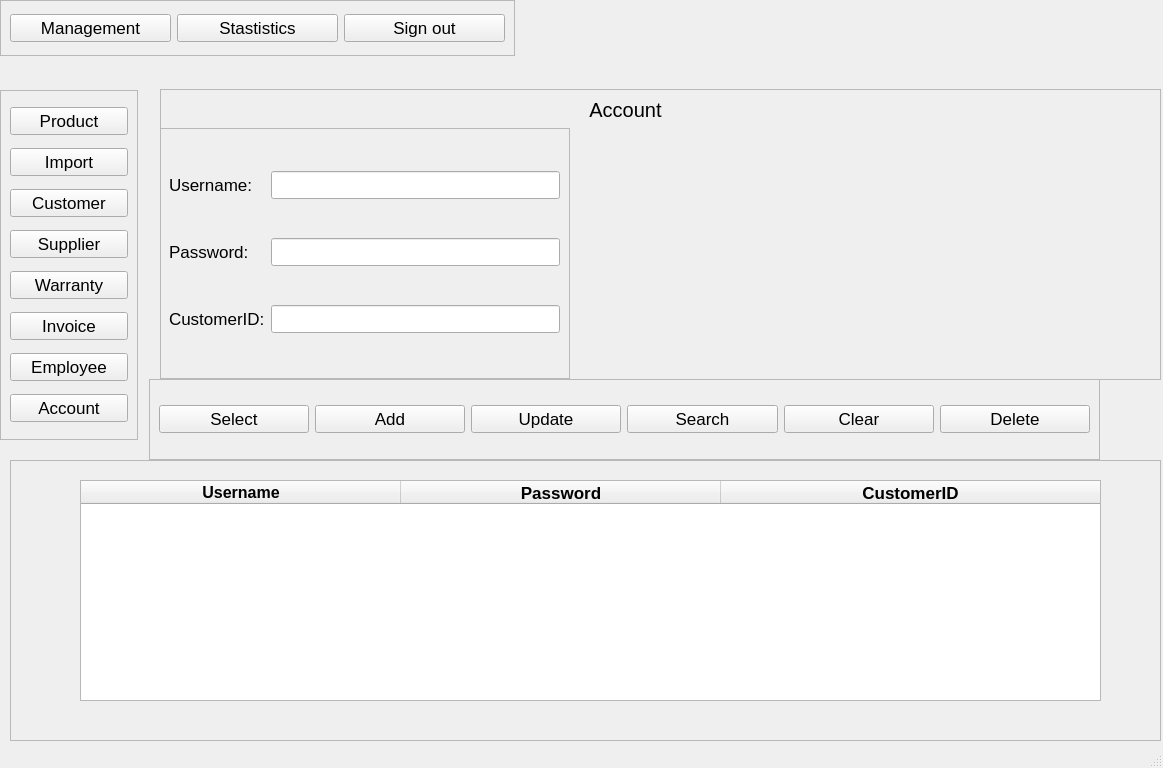
<?xml version="1.0" encoding="UTF-8"?>
<ui version="4.0">
 <class>AccountAdmin</class>
 <widget class="QMainWindow" name="AccountAdmin">
  <property name="geometry">
   <rect>
    <x>0</x>
    <y>0</y>
    <width>1163</width>
    <height>768</height>
   </rect>
  </property>
  <property name="font">
   <font>
    <pointsize>13</pointsize>
   </font>
  </property>
  <property name="windowTitle">
   <string>MainWindow</string>
  </property>
  <widget class="QWidget" name="centralwidget">
   <widget class="QFrame" name="frame">
    <property name="geometry">
     <rect>
      <x>10</x>
      <y>460</y>
      <width>1151</width>
      <height>281</height>
     </rect>
    </property>
    <property name="frameShape">
     <enum>QFrame::StyledPanel</enum>
    </property>
    <property name="frameShadow">
     <enum>QFrame::Raised</enum>
    </property>
    <widget class="QTableWidget" name="table">
     <property name="geometry">
      <rect>
       <x>70</x>
       <y>20</y>
       <width>1021</width>
       <height>221</height>
      </rect>
     </property>
     <property name="focusPolicy">
      <enum>Qt::NoFocus</enum>
     </property>
     <property name="showGrid">
      <bool>false</bool>
     </property>
     <attribute name="horizontalHeaderMinimumSectionSize">
      <number>50</number>
     </attribute>
     <attribute name="horizontalHeaderDefaultSectionSize">
      <number>320</number>
     </attribute>
     <attribute name="horizontalHeaderStretchLastSection">
      <bool>true</bool>
     </attribute>
     <attribute name="verticalHeaderVisible">
      <bool>false</bool>
     </attribute>
     <attribute name="verticalHeaderDefaultSectionSize">
      <number>35</number>
     </attribute>
     <column>
      <property name="text">
       <string>Username</string>
      </property>
      <property name="font">
       <font>
        <pointsize>12</pointsize>
        <weight>75</weight>
        <bold>true</bold>
       </font>
      </property>
      <property name="textAlignment">
       <set>AlignCenter</set>
      </property>
     </column>
     <column>
      <property name="text">
       <string>Password</string>
      </property>
      <property name="font">
       <font>
        <weight>75</weight>
        <bold>true</bold>
       </font>
      </property>
      <property name="textAlignment">
       <set>AlignCenter</set>
      </property>
     </column>
     <column>
      <property name="text">
       <string>CustomerID</string>
      </property>
      <property name="font">
       <font>
        <weight>75</weight>
        <bold>true</bold>
       </font>
      </property>
      <property name="textAlignment">
       <set>AlignCenter</set>
      </property>
     </column>
    </widget>
   </widget>
   <widget class="QFrame" name="frame_2">
    <property name="geometry">
     <rect>
      <x>160</x>
      <y>89</y>
      <width>1001</width>
      <height>291</height>
     </rect>
    </property>
    <property name="frameShape">
     <enum>QFrame::StyledPanel</enum>
    </property>
    <property name="frameShadow">
     <enum>QFrame::Raised</enum>
    </property>
    <widget class="QLabel" name="label">
     <property name="geometry">
      <rect>
       <x>0</x>
       <y>0</y>
       <width>931</width>
       <height>41</height>
      </rect>
     </property>
     <property name="font">
      <font>
       <pointsize>15</pointsize>
      </font>
     </property>
     <property name="text">
      <string>Account</string>
     </property>
     <property name="alignment">
      <set>Qt::AlignCenter</set>
     </property>
    </widget>
    <widget class="QFrame" name="frame_6">
     <property name="geometry">
      <rect>
       <x>-1</x>
       <y>39</y>
       <width>411</width>
       <height>251</height>
      </rect>
     </property>
     <property name="frameShape">
      <enum>QFrame::StyledPanel</enum>
     </property>
     <property name="frameShadow">
      <enum>QFrame::Raised</enum>
     </property>
     <layout class="QGridLayout" name="gridLayout">
      <item row="0" column="1">
       <widget class="QLineEdit" name="username"/>
      </item>
      <item row="1" column="0">
       <widget class="QLabel" name="label_3">
        <property name="text">
         <string>Password:</string>
        </property>
       </widget>
      </item>
      <item row="1" column="1">
       <widget class="QLineEdit" name="password"/>
      </item>
      <item row="0" column="0">
       <widget class="QLabel" name="label_2">
        <property name="text">
         <string>Username:</string>
        </property>
       </widget>
      </item>
      <item row="2" column="0">
       <widget class="QLabel" name="label_6">
        <property name="text">
         <string>CustomerID:</string>
        </property>
       </widget>
      </item>
      <item row="2" column="1">
       <widget class="QLineEdit" name="customerID"/>
      </item>
     </layout>
    </widget>
   </widget>
   <widget class="QFrame" name="frame_3">
    <property name="geometry">
     <rect>
      <x>0</x>
      <y>0</y>
      <width>515</width>
      <height>56</height>
     </rect>
    </property>
    <property name="layoutDirection">
     <enum>Qt::LeftToRight</enum>
    </property>
    <property name="frameShape">
     <enum>QFrame::StyledPanel</enum>
    </property>
    <property name="frameShadow">
     <enum>QFrame::Raised</enum>
    </property>
    <layout class="QHBoxLayout" name="horizontalLayout">
     <item>
      <widget class="QPushButton" name="management">
       <property name="text">
        <string>Management</string>
       </property>
      </widget>
     </item>
     <item>
      <widget class="QPushButton" name="statistic">
       <property name="text">
        <string>Stastistics</string>
       </property>
      </widget>
     </item>
     <item>
      <widget class="QPushButton" name="signOut">
       <property name="text">
        <string>Sign out</string>
       </property>
      </widget>
     </item>
    </layout>
   </widget>
   <widget class="QFrame" name="frame_4">
    <property name="geometry">
     <rect>
      <x>149</x>
      <y>379</y>
      <width>951</width>
      <height>81</height>
     </rect>
    </property>
    <property name="frameShape">
     <enum>QFrame::StyledPanel</enum>
    </property>
    <property name="frameShadow">
     <enum>QFrame::Raised</enum>
    </property>
    <layout class="QHBoxLayout" name="horizontalLayout_2">
     <item>
      <widget class="QPushButton" name="select">
       <property name="text">
        <string>Select</string>
       </property>
      </widget>
     </item>
     <item>
      <widget class="QPushButton" name="add">
       <property name="text">
        <string>Add</string>
       </property>
      </widget>
     </item>
     <item>
      <widget class="QPushButton" name="update">
       <property name="text">
        <string>Update</string>
       </property>
      </widget>
     </item>
     <item>
      <widget class="QPushButton" name="search">
       <property name="text">
        <string>Search</string>
       </property>
      </widget>
     </item>
     <item>
      <widget class="QPushButton" name="clear">
       <property name="text">
        <string>Clear</string>
       </property>
      </widget>
     </item>
     <item>
      <widget class="QPushButton" name="delete_2">
       <property name="text">
        <string>Delete</string>
       </property>
      </widget>
     </item>
    </layout>
   </widget>
   <widget class="QFrame" name="frame_5">
    <property name="geometry">
     <rect>
      <x>0</x>
      <y>90</y>
      <width>138</width>
      <height>350</height>
     </rect>
    </property>
    <property name="frameShape">
     <enum>QFrame::StyledPanel</enum>
    </property>
    <property name="frameShadow">
     <enum>QFrame::Raised</enum>
    </property>
    <layout class="QVBoxLayout" name="verticalLayout">
     <item>
      <widget class="QPushButton" name="product">
       <property name="text">
        <string>Product</string>
       </property>
      </widget>
     </item>
     <item>
      <widget class="QPushButton" name="import_2">
       <property name="text">
        <string>Import</string>
       </property>
      </widget>
     </item>
     <item>
      <widget class="QPushButton" name="customer">
       <property name="text">
        <string>Customer</string>
       </property>
      </widget>
     </item>
     <item>
      <widget class="QPushButton" name="supplier">
       <property name="text">
        <string>Supplier</string>
       </property>
      </widget>
     </item>
     <item>
      <widget class="QPushButton" name="warranty">
       <property name="text">
        <string>Warranty</string>
       </property>
      </widget>
     </item>
     <item>
      <widget class="QPushButton" name="invoice">
       <property name="text">
        <string>Invoice</string>
       </property>
      </widget>
     </item>
     <item>
      <widget class="QPushButton" name="employee">
       <property name="text">
        <string>Employee</string>
       </property>
      </widget>
     </item>
     <item>
      <widget class="QPushButton" name="account">
       <property name="text">
        <string>Account</string>
       </property>
      </widget>
     </item>
    </layout>
   </widget>
  </widget>
  <widget class="QMenuBar" name="menubar">
   <property name="geometry">
    <rect>
     <x>0</x>
     <y>0</y>
     <width>1163</width>
     <height>26</height>
    </rect>
   </property>
  </widget>
  <widget class="QStatusBar" name="statusbar"/>
 </widget>
 <resources/>
 <connections/>
</ui>
